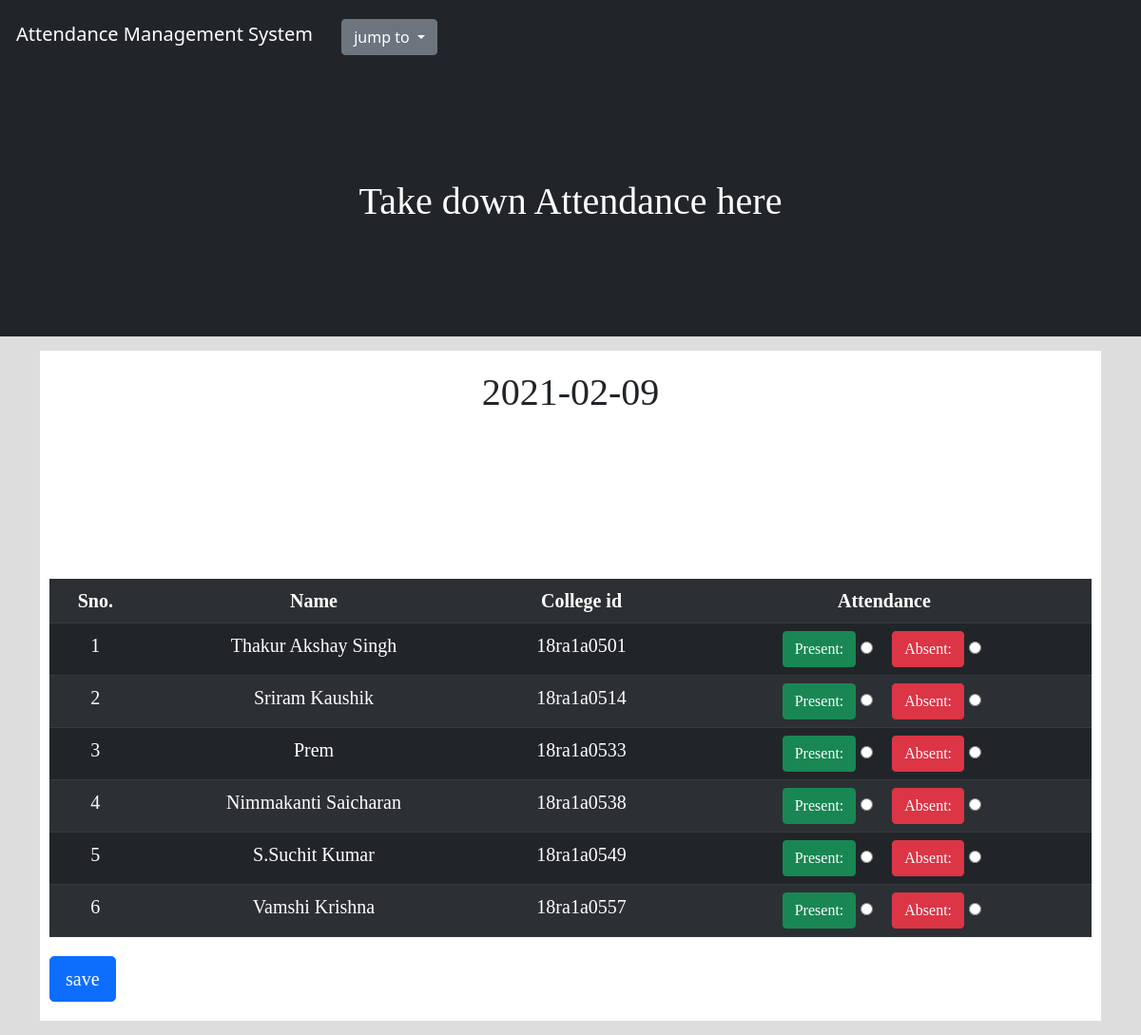
/teacher/take-attendance.php, run on the app's committed database.
### tables this page shows
CREATE TABLE `students` (
  `name` varchar(20) NOT NULL,
  `id` varchar(20) NOT NULL,
  `branch` varchar(50) NOT NULL,
  `year` int(2) NOT NULL,
  `email` varchar(50) NOT NULL,
  `password` varchar(20) NOT NULL,
  `total_attendance_percentage` float DEFAULT NULL
);

### teacher/take-attendance.php (the view, shortened to what this page needs)
<?php
    include '..\partials\_dbconnect.php';
?>
<!DOCTYPE html>
<html lang="en">
<head>
    <link rel="stylesheet" href="css\styles.css">
    <link href="https://cdn.jsdelivr.net/npm/bootstrap@5.0.0-beta1/dist/css/bootstrap.min.css" rel="stylesheet">
</head>
<body>
    <nav class="navbar navbar-dark bg-dark">
    <div class="container-fluid">
    <div class="navbar-header">
      <a class="navbar-brand" href="#">Attendance Management System</a>
      <div class="dropdown">
            <button class="btn btn-secondary dropdown-toggle " type="button" id="dropdownMenuButton" data-toggle="dropdown" aria-haspopup="true" aria-expanded="false">
                jump to
            </button>
        </div>
    </div>
    </nav>
    <div class="header">
       <h1 class="text-center">Take down Attendance here</h1>
    </div>
<div class="container">
    <div class="takeAttendance col-md-5">
        <?php
            $today_date = date('Y-m-d', time());
            echo"<b><h1 class='text-center'>".$today_date."</h1></b>";
        ?>
        <form action="<?php echo $_SERVER['PHP_SELF'];?>" method="POST">
            <?php
                $sql = "SELECT * from `daily_attendance` WHERE `date`= '$today_date'";
                $result = mysqli_query($conn, $sql);
                $num = mysqli_num_rows($result);
                if($num>=1){
                    echo "<div class='alert alert-info' role='alert'>You already took today's attendance!!</div>";
                }else{
                    echo "<table class='table table-dark table-striped'>
                        <th>Sno.</th><th>Name</th><th>College id</th><th>Attendance</th>";
                        $sno = 1;
                        $sql = "SELECT * FROM students";
                        $result = $conn->query($sql);
                        if ($result->num_rows > 0) {
                            while($row = $result->fetch_assoc()) {
                             echo "<tr><td>".$sno."<td>". $row["name"]."</td>"."<td>" . $row["id"]. "</td>" ."<td><label class='btn btn-success' for='present$sno'>Present:</label><input type='radio' name=".$row["id"]." value='present' id='present$sno'> <label class='btn btn-danger' for='absent$sno'>Absent: </label><input type='radio' name=".$row["id"]." value='absent' id='absent$sno'></td></tr>". "<br>";
                             $sno++;
                            }
                        } else {
                            echo "0 results";
                        }
                        echo"</table>";
                        echo"<input type='submit' value='save' class='btn btn-primary btn-lg'>";
                    }
                ?>
        </form>
    </div>
</body>
</html>

### css/styles.css (style rules this page uses)
* { margin: 0; padding: 0; }
input[type=submit] { margin: 10px 0; }
a { text-decoration: none; }

### teacher/take-attendance.php (style rules this page uses)
.header { margin:0; padding:100px; background-color:#212529; color:white; width:100%; }
.dropdown { display:inline; }
h1 { padding:10px; font-family:initial; }
body { background-color: #ddd; }
.container { font-family:initial; }
input[type=submit] { margin: 10px 0; }
.takeAttendance { width:100%; background-color:white; padding:10px; margin:15px 0; }
.table { font-size:20px; text-align:center; margin:10px 0; }
.btn { margin:0 2px; }
input[type=radio] { margin-right:10px; }
a { text-decoration:none; color:white; padding:20px 5px; }
.navbar { padding:20px 0; }
.btn { margin:0 5px; }

### data on the page
students: name "Thakur Akshay Singh", id "18ra1a0501"
students: name "Sriram Kaushik", id "18ra1a0514"
students: name "Prem", id "18ra1a0533"
students: name "Nimmakanti Saicharan", id "18ra1a0538"
students: name "S.Suchit Kumar", id "18ra1a0549"
students: name "Vamshi Krishna", id "18ra1a0557"
